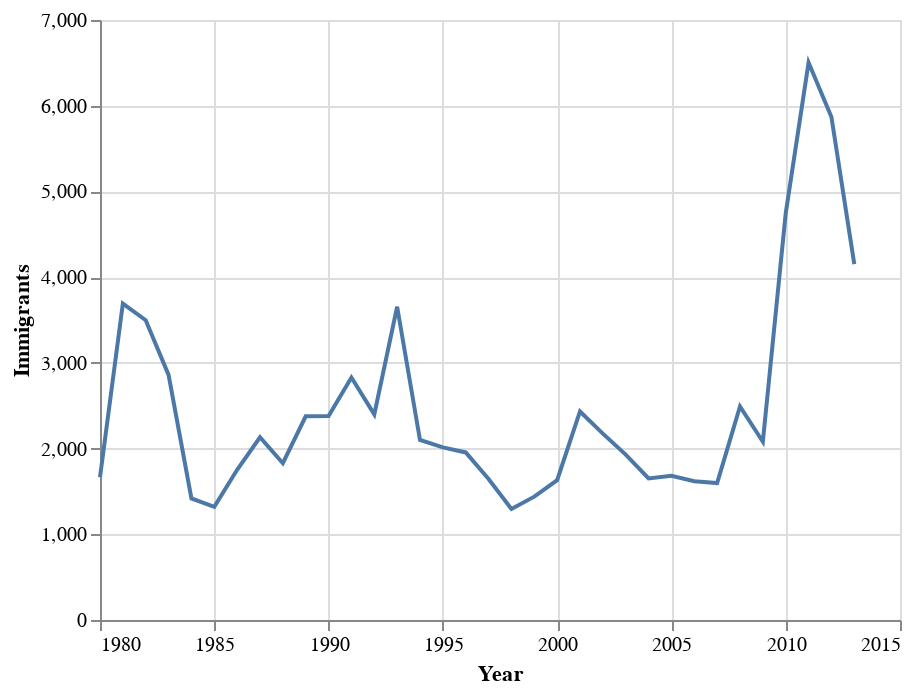

Notebook source saved alongside this figure:
### Code cell
alt.Chart(haiti).mark_line().encode(
    alt.X('Year', axis=alt.Axis(tickMinStep=5, format='d')),
    alt.Y('Haiti', title='Immigrants')
)

### Figure 1 — Vega-Lite specification as saved in the notebook (floating-point values rounded to 4 significant figures)
{"config": {"view": {"continuousWidth": 400, "continuousHeight": 300}}, "data": {"name": "data-4335254ebf1597ec39c1a60dc3514df1"}, "mark": "line", "encoding": {"x": {"type": "quantitative", "axis": {"format": "d", "tickMinStep": 5}, "field": "Year"}, "y": {"type": "quantitative", "field": "Haiti", "title": "Immigrants"}}, "$schema": "https://vega.github.io/schema/vega-lite/v4.8.1.json", "datasets": {"data-4335254ebf1597ec39c1a60dc3514df1": [{"Year": 1980, "Haiti": 1666}, {"Year": 1981, "Haiti": 3692}, {"Year": 1982, "Haiti": 3498}, {"Year": 1983, "Haiti": 2860}, {"Year": 1984, "Haiti": 1418}, {"Year": 1985, "Haiti": 1321}, {"Year": 1986, "Haiti": 1753}, {"Year": 1987, "Haiti": 2132}, {"Year": 1988, "Haiti": 1829}, {"Year": 1989, "Haiti": 2377}, {"Year": 1990, "Haiti": 2379}, {"Year": 1991, "Haiti": 2829}, {"Year": 1992, "Haiti": 2399}, {"Year": 1993, "Haiti": 3655}, {"Year": 1994, "Haiti": 2100}, {"Year": 1995, "Haiti": 2014}, {"Year": 1996, "Haiti": 1955}, {"Year": 1997, "Haiti": 1645}, {"Year": 1998, "Haiti": 1295}, {"Year": 1999, "Haiti": 1439}, {"Year": 2000, "Haiti": 1631}, {"Year": 2001, "Haiti": 2433}, {"Year": 2002, "Haiti": 2174}, {"Year": 2003, "Haiti": 1930}, {"Year": 2004, "Haiti": 1652}, {"Year": 2005, "Haiti": 1682}, {"Year": 2006, "Haiti": 1619}, {"Year": 2007, "Haiti": 1598}, {"Year": 2008, "Haiti": 2491}, {"Year": 2009, "Haiti": 2080}, {"Year": 2010, "Haiti": 4744}, {"Year": 2011, "Haiti": 6503}, {"Year": 2012, "Haiti": 5868}, {"Year": 2013, "Haiti": 4152}]}}
